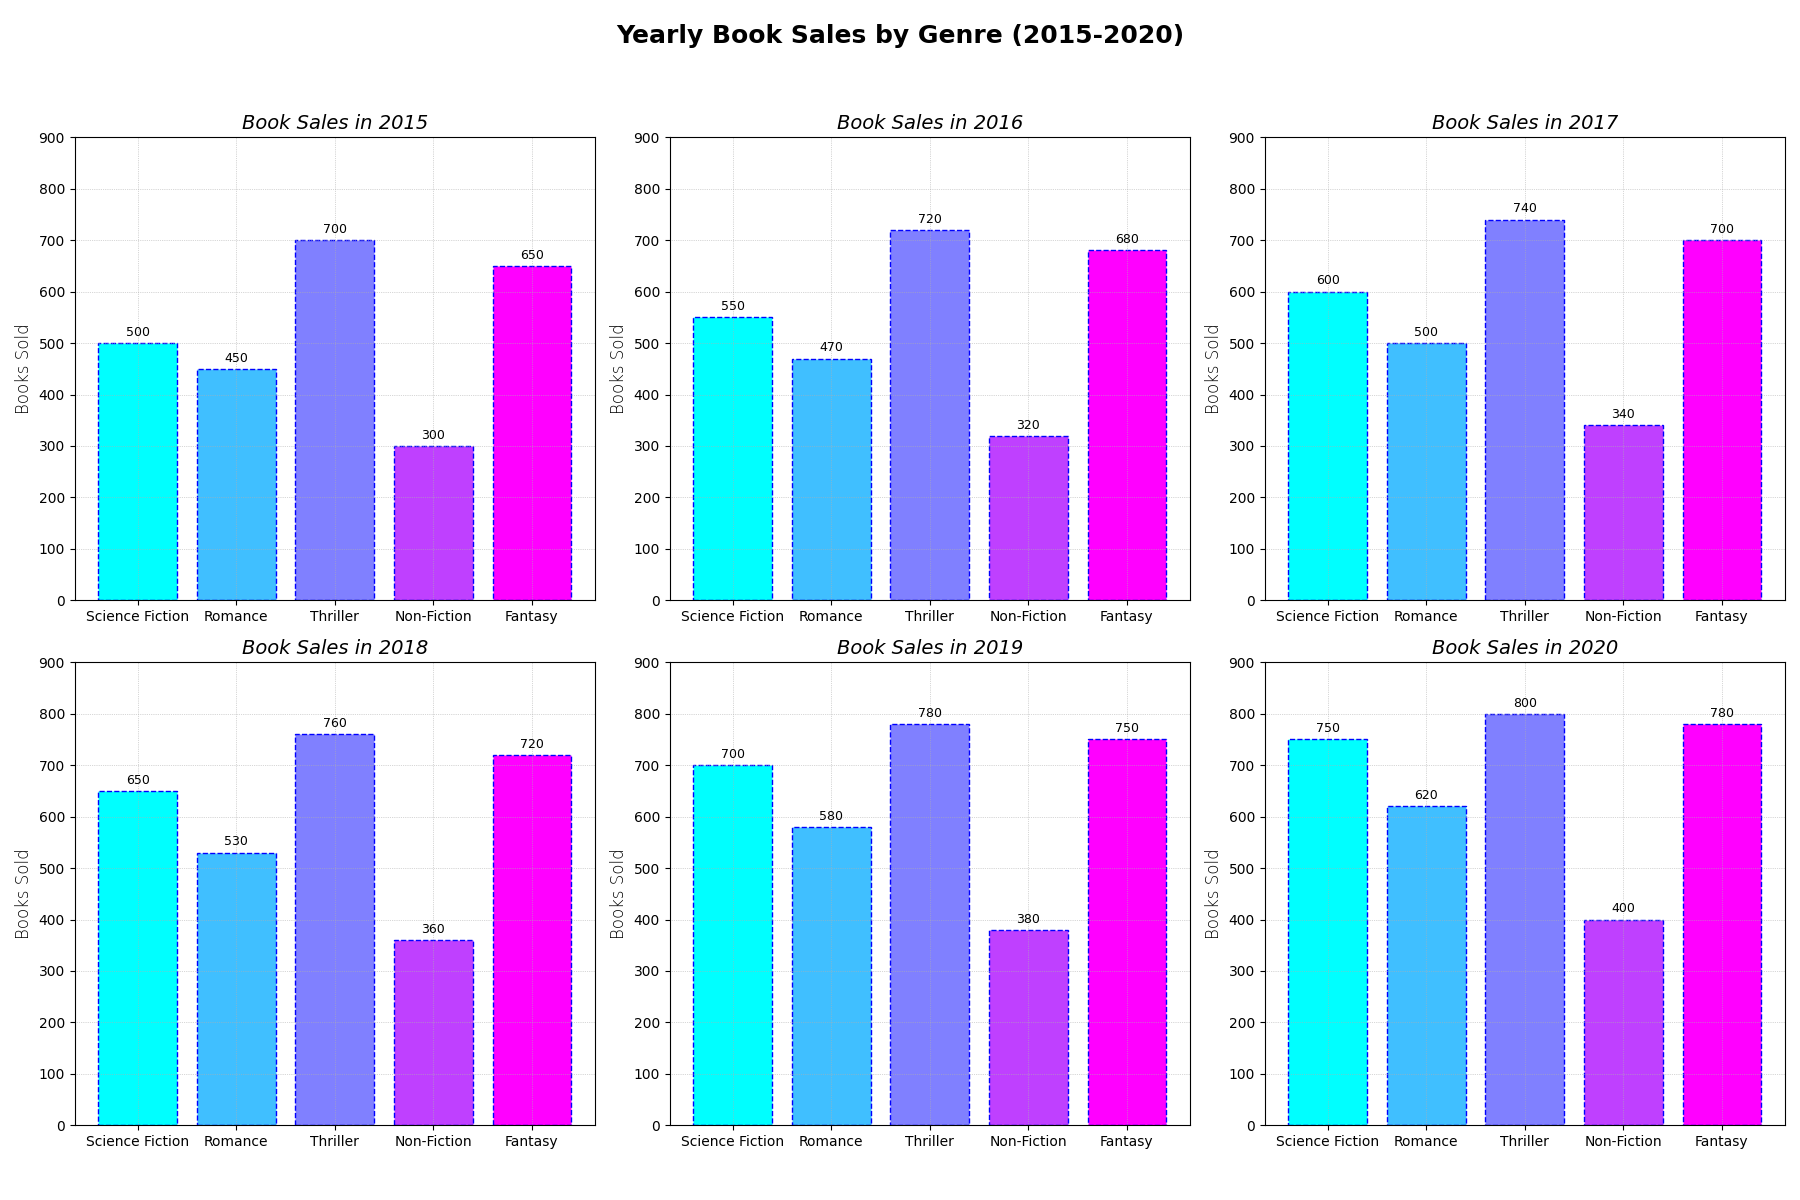

Recreate this plot in Python.
import matplotlib.pyplot as plt
import numpy as np

genres = ['Science Fiction', 'Romance', 'Thriller', 'Non-Fiction', 'Fantasy']
years = [2015, 2016, 2017, 2018, 2019, 2020]

sales_data = {
    'Science Fiction': [500, 550, 600, 650, 700, 750],
    'Romance': [450, 470, 500, 530, 580, 620],
    'Thriller': [700, 720, 740, 760, 780, 800],
    'Non-Fiction': [300, 320, 340, 360, 380, 400],
    'Fantasy': [650, 680, 700, 720, 750, 780]
}

color_map = plt.cm.get_cmap('cool', len(genres))

fig, ax = plt.subplots(nrows=2, ncols=3, figsize=(18, 12))
ax = ax.flatten()

for i, year in enumerate(years):
    ax[i].set_title(f"Book Sales in {year}", fontsize=14, fontstyle='italic')
    bars = ax[i].bar(genres, [sales_data[genre][i] for genre in genres],
                     color=[color_map(j) for j in range(len(genres))], edgecolor='blue', linestyle='--')
    ax[i].grid(True, linestyle=':', linewidth=0.5)
    ax[i].set_ylim(0, max(max(sales) for sales in sales_data.values()) + 100)
    ax[i].set_ylabel("Books Sold", fontsize=12, fontweight='light')
    ax[i].bar_label(bars, padding=3, fontsize=9)

fig.suptitle("Yearly Book Sales by Genre (2015-2020)", fontsize=18, fontweight='bold')
plt.tight_layout(rect=[0, 0.03, 1, 0.95])

plt.show()
